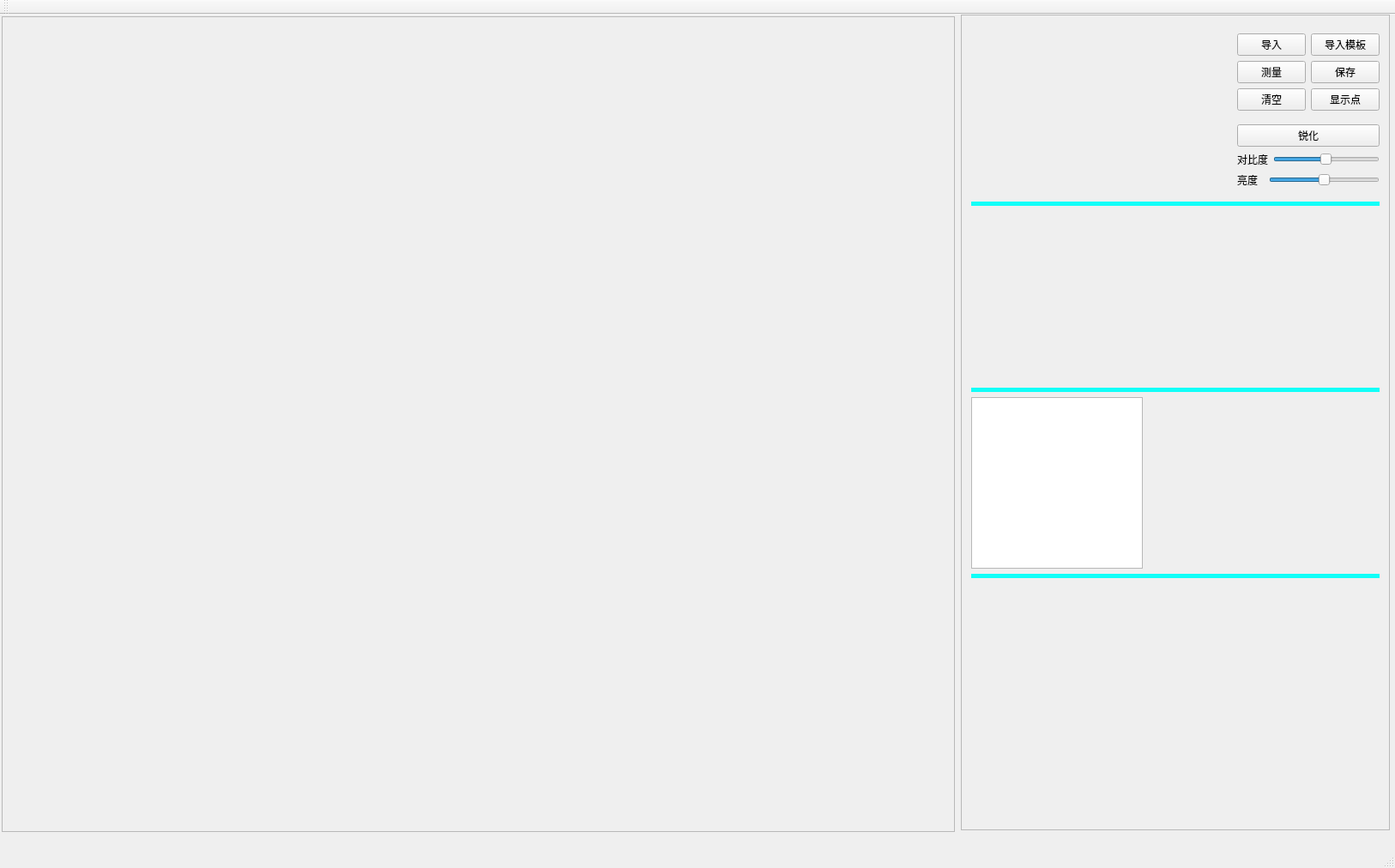
<?xml version="1.0" encoding="UTF-8"?>
<ui version="4.0">
 <class>MainWindow</class>
 <widget class="QMainWindow" name="MainWindow">
  <property name="geometry">
   <rect>
    <x>0</x>
    <y>0</y>
    <width>1626</width>
    <height>1012</height>
   </rect>
  </property>
  <property name="windowTitle">
   <string>MainWindow</string>
  </property>
  <widget class="QWidget" name="centralWidget">
   <widget class="QScrollArea" name="scrollArea">
    <property name="geometry">
     <rect>
      <x>2</x>
      <y>2</y>
      <width>1111</width>
      <height>951</height>
     </rect>
    </property>
    <property name="sizeAdjustPolicy">
     <enum>QAbstractScrollArea::AdjustIgnored</enum>
    </property>
    <property name="widgetResizable">
     <bool>false</bool>
    </property>
    <widget class="QWidget" name="scrollAreaWidgetContents">
     <property name="geometry">
      <rect>
       <x>0</x>
       <y>0</y>
       <width>1094</width>
       <height>940</height>
      </rect>
     </property>
     <property name="styleSheet">
      <string notr="true"/>
     </property>
     <layout class="QHBoxLayout" name="horizontalLayout_8">
      <item>
       <layout class="QVBoxLayout" name="verticalLayout_2">
        <item>
         <spacer name="verticalSpacer_2">
          <property name="orientation">
           <enum>Qt::Vertical</enum>
          </property>
          <property name="sizeHint" stdset="0">
           <size>
            <width>20</width>
            <height>40</height>
           </size>
          </property>
         </spacer>
        </item>
        <item>
         <layout class="QHBoxLayout" name="horizontalLayout_2">
          <item>
           <spacer name="horizontalSpacer_4">
            <property name="orientation">
             <enum>Qt::Horizontal</enum>
            </property>
            <property name="sizeHint" stdset="0">
             <size>
              <width>40</width>
              <height>20</height>
             </size>
            </property>
           </spacer>
          </item>
          <item>
           <widget class="myLabel" name="imageLabel">
            <property name="minimumSize">
             <size>
              <width>100</width>
              <height>100</height>
             </size>
            </property>
            <property name="maximumSize">
             <size>
              <width>16777215</width>
              <height>16777215</height>
             </size>
            </property>
            <property name="baseSize">
             <size>
              <width>480</width>
              <height>240</height>
             </size>
            </property>
            <property name="cursor">
             <cursorShape>ArrowCursor</cursorShape>
            </property>
            <property name="styleSheet">
             <string notr="true"/>
            </property>
            <property name="text">
             <string/>
            </property>
           </widget>
          </item>
          <item>
           <spacer name="horizontalSpacer_5">
            <property name="orientation">
             <enum>Qt::Horizontal</enum>
            </property>
            <property name="sizeHint" stdset="0">
             <size>
              <width>40</width>
              <height>20</height>
             </size>
            </property>
           </spacer>
          </item>
         </layout>
        </item>
        <item>
         <spacer name="verticalSpacer">
          <property name="orientation">
           <enum>Qt::Vertical</enum>
          </property>
          <property name="sizeHint" stdset="0">
           <size>
            <width>20</width>
            <height>40</height>
           </size>
          </property>
         </spacer>
        </item>
       </layout>
      </item>
     </layout>
    </widget>
   </widget>
   <widget class="QScrollArea" name="scrollArea_2">
    <property name="geometry">
     <rect>
      <x>1120</x>
      <y>0</y>
      <width>500</width>
      <height>951</height>
     </rect>
    </property>
    <property name="minimumSize">
     <size>
      <width>450</width>
      <height>0</height>
     </size>
    </property>
    <property name="maximumSize">
     <size>
      <width>500</width>
      <height>16777215</height>
     </size>
    </property>
    <property name="widgetResizable">
     <bool>true</bool>
    </property>
    <widget class="QWidget" name="scrollAreaWidgetContents_2">
     <property name="geometry">
      <rect>
       <x>0</x>
       <y>0</y>
       <width>498</width>
       <height>949</height>
      </rect>
     </property>
     <layout class="QVBoxLayout" name="verticalLayout_7">
      <item>
       <layout class="QVBoxLayout" name="verticalLayout_6">
        <item>
         <layout class="QHBoxLayout" name="horizontalLayout_5">
          <item>
           <widget class="QLabel" name="ScaleLabel">
            <property name="minimumSize">
             <size>
              <width>200</width>
              <height>200</height>
             </size>
            </property>
            <property name="maximumSize">
             <size>
              <width>200</width>
              <height>200</height>
             </size>
            </property>
            <property name="text">
             <string/>
            </property>
           </widget>
          </item>
          <item>
           <spacer name="horizontalSpacer_2">
            <property name="orientation">
             <enum>Qt::Horizontal</enum>
            </property>
            <property name="sizeHint" stdset="0">
             <size>
              <width>40</width>
              <height>20</height>
             </size>
            </property>
           </spacer>
          </item>
          <item>
           <layout class="QVBoxLayout" name="verticalLayout_4">
            <item>
             <layout class="QHBoxLayout" name="horizontalLayout_3">
              <item>
               <layout class="QVBoxLayout" name="verticalLayout_3">
                <item>
                 <widget class="QPushButton" name="openPushbutton">
                  <property name="text">
                   <string>导入</string>
                  </property>
                 </widget>
                </item>
                <item>
                 <widget class="QPushButton" name="measurePushbutton">
                  <property name="text">
                   <string>测量</string>
                  </property>
                 </widget>
                </item>
                <item>
                 <widget class="QPushButton" name="clearPushbutton">
                  <property name="text">
                   <string>清空</string>
                  </property>
                 </widget>
                </item>
               </layout>
              </item>
              <item>
               <layout class="QVBoxLayout" name="verticalLayout">
                <item>
                 <widget class="QPushButton" name="templetPushButton">
                  <property name="text">
                   <string>导入模板</string>
                  </property>
                 </widget>
                </item>
                <item>
                 <widget class="QPushButton" name="savePushButton">
                  <property name="text">
                   <string>保存</string>
                  </property>
                 </widget>
                </item>
                <item>
                 <widget class="QPushButton" name="pushButton">
                  <property name="text">
                   <string>显示点</string>
                  </property>
                 </widget>
                </item>
               </layout>
              </item>
             </layout>
            </item>
            <item>
             <layout class="QHBoxLayout" name="horizontalLayout_4">
              <item>
               <layout class="QVBoxLayout" name="verticalLayout_5">
                <item>
                 <widget class="QPushButton" name="sharpenPushButton">
                  <property name="text">
                   <string>锐化</string>
                  </property>
                 </widget>
                </item>
                <item>
                 <layout class="QHBoxLayout" name="horizontalLayout_11">
                  <item>
                   <widget class="QLabel" name="contrastLabel">
                    <property name="text">
                     <string>对比度</string>
                    </property>
                   </widget>
                  </item>
                  <item>
                   <widget class="QSlider" name="contrastSlider">
                    <property name="minimum">
                     <number>-127</number>
                    </property>
                    <property name="maximum">
                     <number>128</number>
                    </property>
                    <property name="orientation">
                     <enum>Qt::Horizontal</enum>
                    </property>
                   </widget>
                  </item>
                 </layout>
                </item>
                <item>
                 <layout class="QHBoxLayout" name="horizontalLayout_10">
                  <item>
                   <widget class="QLabel" name="brightnessLabel">
                    <property name="text">
                     <string>亮度  </string>
                    </property>
                   </widget>
                  </item>
                  <item>
                   <widget class="QSlider" name="brightnessSlider">
                    <property name="minimum">
                     <number>-100</number>
                    </property>
                    <property name="maximum">
                     <number>100</number>
                    </property>
                    <property name="singleStep">
                     <number>20</number>
                    </property>
                    <property name="value">
                     <number>0</number>
                    </property>
                    <property name="orientation">
                     <enum>Qt::Horizontal</enum>
                    </property>
                   </widget>
                  </item>
                 </layout>
                </item>
               </layout>
              </item>
             </layout>
            </item>
           </layout>
          </item>
         </layout>
        </item>
        <item>
         <widget class="QWidget" name="widget" native="true">
          <property name="minimumSize">
           <size>
            <width>0</width>
            <height>5</height>
           </size>
          </property>
          <property name="maximumSize">
           <size>
            <width>16777215</width>
            <height>5</height>
           </size>
          </property>
          <property name="styleSheet">
           <string notr="true">background-color: rgb(17, 255, 248);</string>
          </property>
         </widget>
        </item>
        <item>
         <layout class="QHBoxLayout" name="horizontalLayout">
          <item>
           <widget class="QLabel" name="instructLabel0">
            <property name="minimumSize">
             <size>
              <width>200</width>
              <height>200</height>
             </size>
            </property>
            <property name="maximumSize">
             <size>
              <width>200</width>
              <height>200</height>
             </size>
            </property>
            <property name="text">
             <string/>
            </property>
           </widget>
          </item>
          <item>
           <spacer name="horizontalSpacer">
            <property name="orientation">
             <enum>Qt::Horizontal</enum>
            </property>
            <property name="sizeHint" stdset="0">
             <size>
              <width>40</width>
              <height>20</height>
             </size>
            </property>
           </spacer>
          </item>
          <item>
           <widget class="QLabel" name="instructLabel1">
            <property name="minimumSize">
             <size>
              <width>200</width>
              <height>200</height>
             </size>
            </property>
            <property name="maximumSize">
             <size>
              <width>200</width>
              <height>200</height>
             </size>
            </property>
            <property name="text">
             <string/>
            </property>
           </widget>
          </item>
         </layout>
        </item>
        <item>
         <widget class="QWidget" name="widget_3" native="true">
          <property name="minimumSize">
           <size>
            <width>0</width>
            <height>5</height>
           </size>
          </property>
          <property name="maximumSize">
           <size>
            <width>16777215</width>
            <height>5</height>
           </size>
          </property>
          <property name="styleSheet">
           <string notr="true">background-color: rgb(17, 255, 248);</string>
          </property>
         </widget>
        </item>
        <item>
         <layout class="QHBoxLayout" name="horizontalLayout_6">
          <item>
           <widget class="QListWidget" name="pointslistWidget">
            <property name="minimumSize">
             <size>
              <width>200</width>
              <height>200</height>
             </size>
            </property>
            <property name="maximumSize">
             <size>
              <width>200</width>
              <height>200</height>
             </size>
            </property>
           </widget>
          </item>
          <item>
           <spacer name="horizontalSpacer_8">
            <property name="orientation">
             <enum>Qt::Horizontal</enum>
            </property>
            <property name="sizeHint" stdset="0">
             <size>
              <width>40</width>
              <height>20</height>
             </size>
            </property>
           </spacer>
          </item>
          <item>
           <widget class="QLabel" name="instructLabel4">
            <property name="minimumSize">
             <size>
              <width>200</width>
              <height>200</height>
             </size>
            </property>
            <property name="maximumSize">
             <size>
              <width>200</width>
              <height>200</height>
             </size>
            </property>
            <property name="text">
             <string/>
            </property>
            <property name="alignment">
             <set>Qt::AlignLeading|Qt::AlignLeft|Qt::AlignTop</set>
            </property>
            <property name="wordWrap">
             <bool>true</bool>
            </property>
           </widget>
          </item>
         </layout>
        </item>
        <item>
         <widget class="QWidget" name="widget_4" native="true">
          <property name="minimumSize">
           <size>
            <width>0</width>
            <height>5</height>
           </size>
          </property>
          <property name="maximumSize">
           <size>
            <width>16777215</width>
            <height>5</height>
           </size>
          </property>
          <property name="styleSheet">
           <string notr="true">background-color: rgb(17, 255, 248);</string>
          </property>
         </widget>
        </item>
        <item>
         <spacer name="verticalSpacer_4">
          <property name="orientation">
           <enum>Qt::Vertical</enum>
          </property>
          <property name="sizeHint" stdset="0">
           <size>
            <width>20</width>
            <height>40</height>
           </size>
          </property>
         </spacer>
        </item>
        <item>
         <spacer name="verticalSpacer_3">
          <property name="orientation">
           <enum>Qt::Vertical</enum>
          </property>
          <property name="sizeHint" stdset="0">
           <size>
            <width>20</width>
            <height>40</height>
           </size>
          </property>
         </spacer>
        </item>
       </layout>
      </item>
     </layout>
    </widget>
   </widget>
  </widget>
  <widget class="QMenuBar" name="menuBar">
   <property name="geometry">
    <rect>
     <x>0</x>
     <y>0</y>
     <width>1626</width>
     <height>23</height>
    </rect>
   </property>
  </widget>
  <widget class="QToolBar" name="mainToolBar">
   <attribute name="toolBarArea">
    <enum>TopToolBarArea</enum>
   </attribute>
   <attribute name="toolBarBreak">
    <bool>false</bool>
   </attribute>
  </widget>
  <widget class="QStatusBar" name="statusBar"/>
 </widget>
 <layoutdefault spacing="6" margin="11"/>
 <customwidgets>
  <customwidget>
   <class>myLabel</class>
   <extends>QLabel</extends>
   <header>mylabel.h</header>
  </customwidget>
 </customwidgets>
 <resources/>
 <connections/>
</ui>
